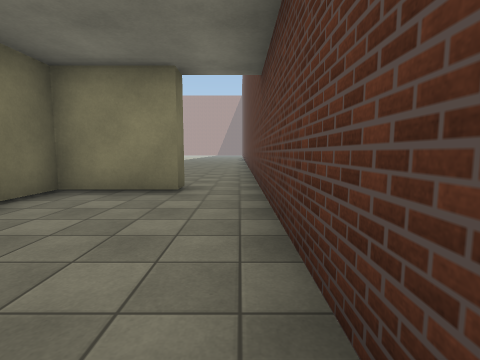
View 1 (above)

18 first-person views from a walk through a Unity game level. The camera is 1.3 m above the floor, tilts 6° down and sees 85° across. Doors are open. The floor is counted in squares, 2 m on a side. Each view is taken from the middle of a square. On the plan, view 1 faces up. The plan holds only what a view shows up to about 9 squares ahead; the rest is blank. The place goes on beyond the plan. The player character is not drawn. Surface patterns are stand-ins for the level's own textures.

View 2
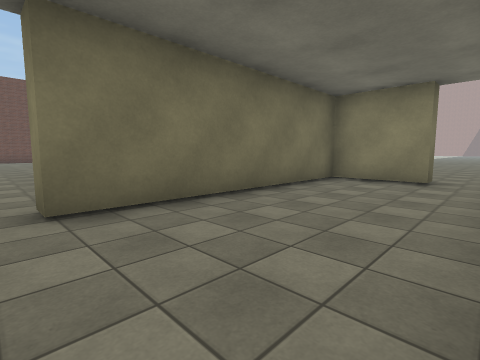

View 3
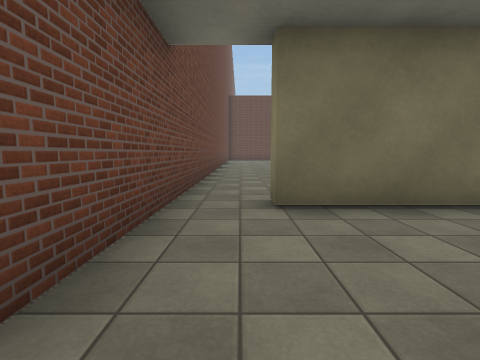

View 4
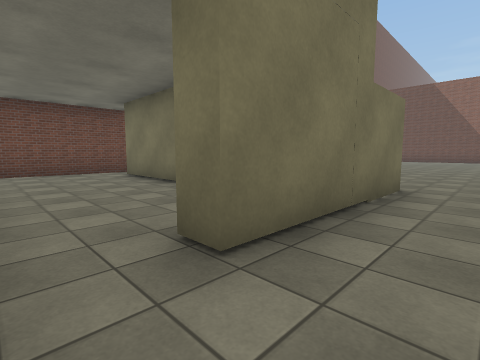

View 5
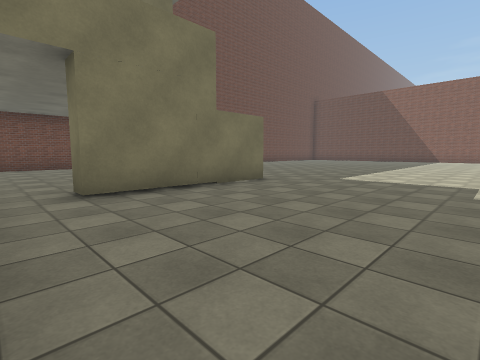

View 6
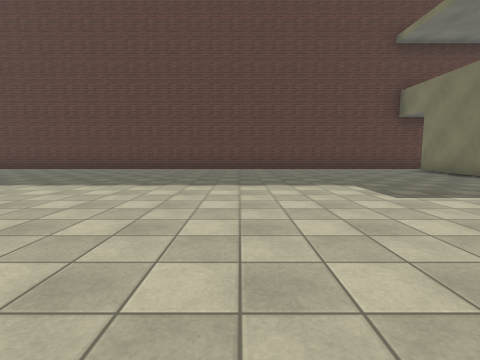

View 7
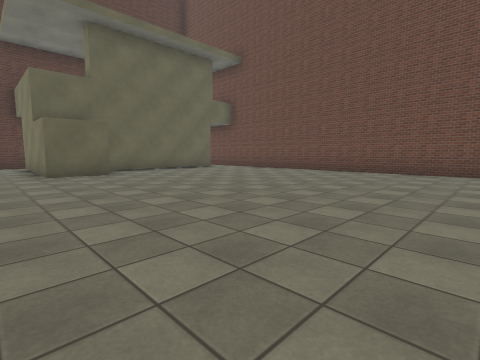

View 8
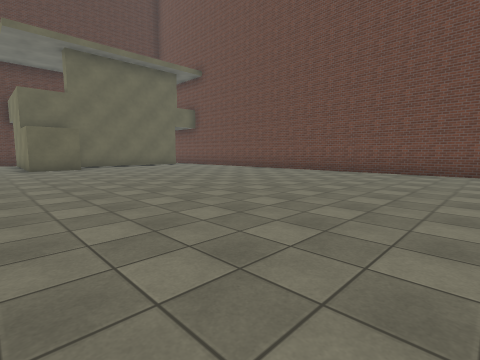

View 9
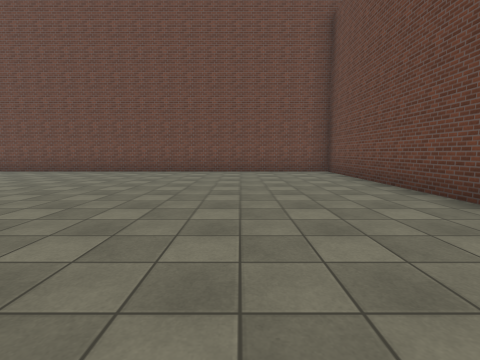

View 10
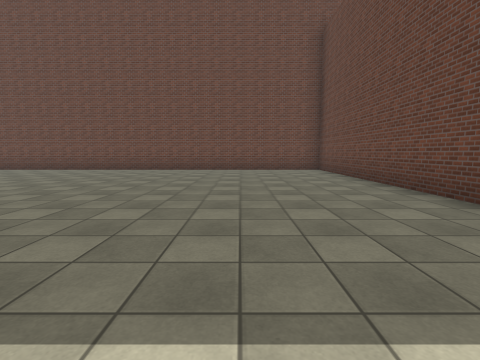

View 11
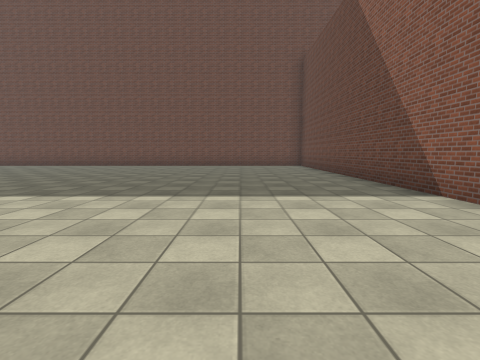

View 12
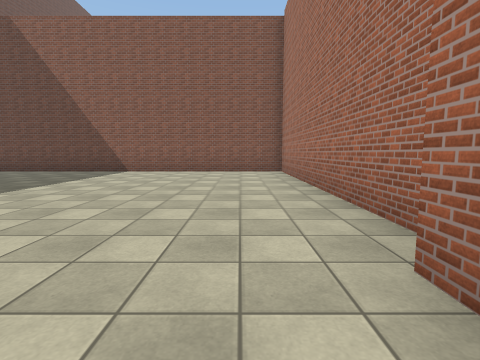

View 13
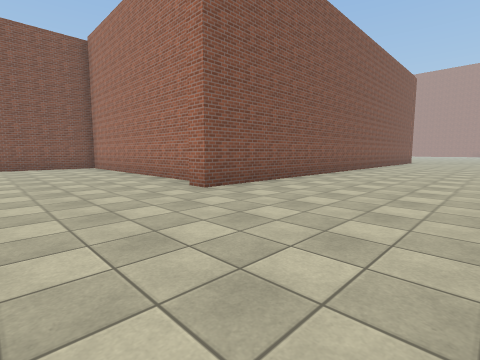

View 14
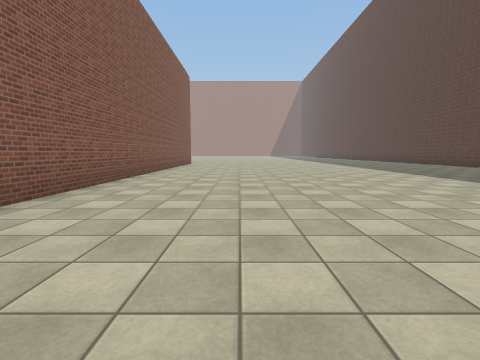

View 15
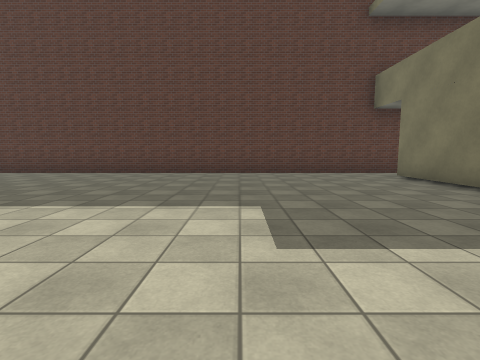

View 16
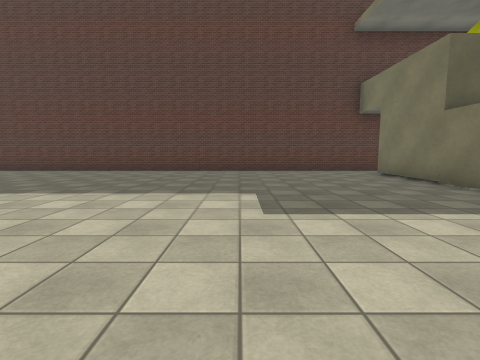

View 17
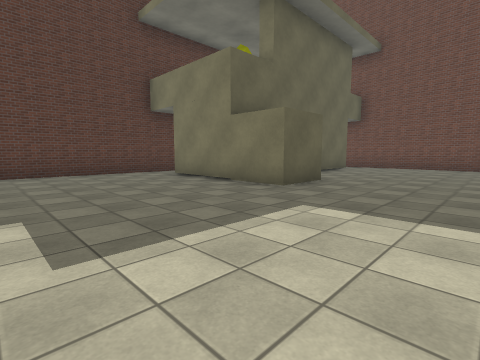

View 18
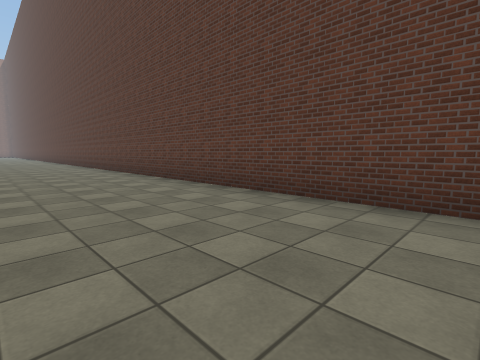

### Floor plan
Points are (right, up) in squares from view 1. A wall is a line through its corners. A room is listed if a view was taken in it or the views show most of it. See-through windows are left out.
Room 1 (views 1, 2, 3)
walls: (0.4, 0.4) (0.4, 4.5); (-1, 4.3) (-3, 4.3) (-3, -1.6); (-2.9, -2.9) (-0.4, -2.9)
ways out: open door at (-3, -2.5) to room 2; open door at (-0.5, 4.5) to room 2
Room 2 (views 4, 5, 6, 7, 8, 9, 10, 11, 12, 13, 14, 15, 16, 17, 18)
walls: (-14, 11.4) (-21, 11.4) (-21, -2.9) (-2.9, -2.9); (-5, 3.2) (-5, 4.8) (-1, 4.8); (0.4, 4.5) (0.4, 19.5); (-3, -1.6) (-3.6, -1.6); (-12.9, 20.1) (-12.9, 11) (-13.5, 11)
ways out: open door at (-3, -2.5) to room 1; open door at (-0.5, 4.5) to room 1

Where each view was taken, in squares from view 1:
view 1: 0 up, 0 right, facing up
view 2: 2 down, 0 right, facing up-left
view 3: 2 down, 0 right, facing left
view 4: 6 up, 0 right, facing down-left
view 5: 9 up, 0 right, facing down-left
view 6: 11 up, 10 left, facing right
view 7: 6 up, 13 left, facing down-right
view 8: 6 up, 16 left, facing down-right
view 9: 6 up, 18 left, facing down
view 10: 7 up, 18 left, facing down
view 11: 10 up, 18 left, facing down
view 12: 10 up, 12 left, facing left
view 13: 8 up, 9 left, facing up-left
view 14: 11 up, 10 left, facing up
view 15: 9 up, 8 left, facing right
view 16: 9 up, 9 left, facing right
view 17: 9 up, 8 left, facing down-right
view 18: 10 up, 3 left, facing up-right
